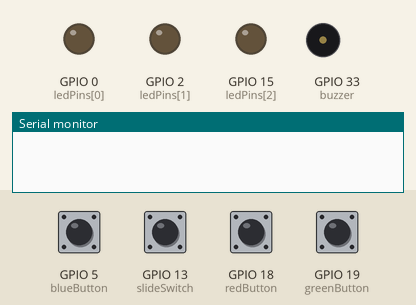
This sketch was run on a simulated ESP32. Parts: output pins drawn as LEDs (lit = HIGH), buzzer (waves = sounding), the last lines printed to the serial monitor. The test bench sets the inputs (shaded band); at power-on: GPIO 5 (blueButton), GPIO 13 (slideSwitch), GPIO 18 (redButton), GPIO 19 (greenButton) HIGH.

Above: at 1.2 s.
1.3 s: GPIO 5 (blueButton) pulled LOW for 0.15 s
At 2.1 s:
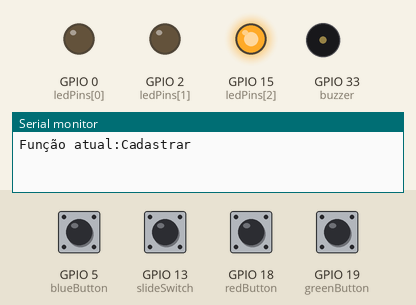
3.8 s: GPIO 18 (redButton) pulled LOW for 0.15 s
At 4.5 s:
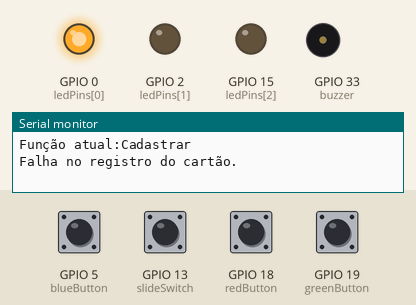
6.3 s: GPIO 19 (greenButton) pulled LOW for 0.15 s
At 7.1 s:
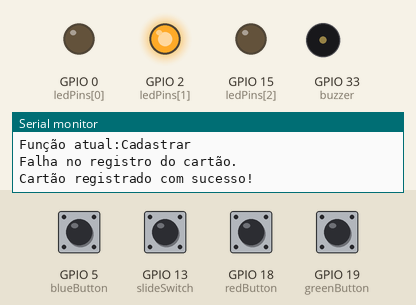
10.4 s: GPIO 5 (blueButton) pulled LOW for 1 s
At 10.53 s:
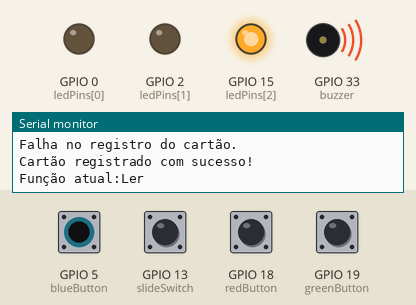
12.9 s: GPIO 18 (redButton) pulled LOW for 1 s
At 13.02 s:
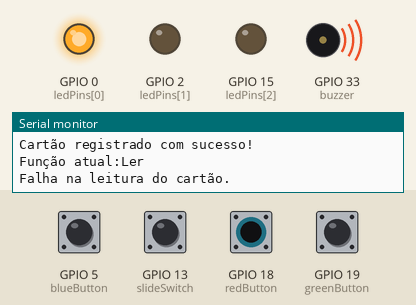
Timing chart, 0 to 15.9 s (numbered marks = the images above; inputs shaded):
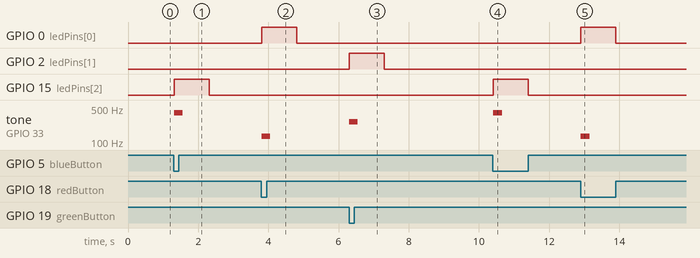

The sketch:

sketch.ino
```cpp
// Define variáveis para consulta e análise atual de estado
byte ledsOn[] = {0, 0, 0};

// Define as portas dos componentes
const byte slideSwitch = 13;
const byte ledPins[] = {0, 2, 15};
const byte greenButton = 19;
const byte redButton = 18;
const byte blueButton = 5;
const byte buzzer = 33;

// Define variáveis relacionadas ao intervalo de acender os Leds
unsigned long previousLedTime[] = {0, 0, 0};
const unsigned long ledInterval = 1000;

// Define variáveis booleanas para conferir estados
bool isBiometrics;
bool isRegistration;
bool previousSwitchState = HIGH;

// Função resposável por desligar os Leds Automáticamente
void turnOffLeds() {
  unsigned long currentTime = millis();
  for (int i = 0; i < 3; i++) {
    if (ledsOn[i] && (currentTime - previousLedTime[i] >= ledInterval)) {
      digitalWrite(ledPins[i], LOW);
      ledsOn[i] = 0;
    }
  }
}

// Função resposável por desligar o Led escolhido pelo parâmetro acompanhado
void turnOnLed(int ledNumber) {
  if (!ledsOn[ledNumber]) {
    digitalWrite(ledPins[ledNumber], HIGH);
    ledsOn[ledNumber] = 1;
    previousLedTime[ledNumber] = millis();
  }
}

// Função resposável por alterar o estado de Cadastro para Leitura e vice-versa
void trocarFuncao() {
  isRegistration = !isRegistration;
  turnOnLed(2);
  Serial.print("Função atual:");
  Serial.println(isRegistration ? "Cadastrar" : "Ler");
}

// Cria uma classe de Biometria
class Biometrics {
  public:
    Biometrics();
    // Métodos da função que recebem parâmetros booleanos
    void registerBiometrics(bool success);
    void readBiometrics(bool success);
};

// Construtor padrão da Classe
Biometrics::Biometrics() {}

// Define o método da classe lerBiometria Biometria que permite ver se a biometria foi resgistrada com sucesso
void Biometrics::registerBiometrics(bool success) {
  if (success) {
    turnOnLed(1);
    tone(buzzer, 262, 250);
    Serial.println("Biometria registrada com sucesso!");
  } else {
    turnOnLed(0);
    tone(buzzer, 131, 250);
    Serial.println("Falha no registro da biometria.");
  }
}

// Define o método lerBiometria da classe Biometria que permite ver se a biometria foi lida com sucesso
void Biometrics::readBiometrics(bool success) {
  if (success) {
    turnOnLed(1);
    tone(buzzer, 262, 250);
    Serial.println("Biometria lida com sucesso!");
  } else {
    turnOnLed(0);
    tone(buzzer, 131, 250);
    Serial.println("Falha na leitura da biometria.");
  }
}

// Cria a classe RFID
class RFID {
  public:
    RFID();
    void registerCard(bool success);
    void readCard(bool success);
};

// Construtor padrão da classe
RFID::RFID() {}

// Define o método registrarCartão da classe RFID que permite ver se o cartão foi registrado com sucesso
void RFID::registerCard(bool success) {
  if (success) {
    turnOnLed(1);
    tone(buzzer, 262, 250);
    Serial.println("Cartão registrado com sucesso!");
  } else {
    turnOnLed(0);
    tone(buzzer, 131, 250);
    Serial.println("Falha no registro do cartão.");
  }
}

// Define o método lerCartão da classe RFID que permite ver se o cartão foi lido com sucesso
void RFID::readCard(bool success) {
  if (success) {
    turnOnLed(1);
    tone(buzzer, 262, 250);
    Serial.println("Cartão lido com sucesso!");
  } else {
    turnOnLed(0);
    tone(buzzer, 131, 250);
    Serial.println("Falha na leitura do cartão.");
  }
}

// Inicialização de objetos
Biometrics biometrics;
RFID rfid;

// Configura as portas dos componentes no ESP32
void setup() {
  for (int i = 0; i < 3; i++) pinMode(ledPins[i], OUTPUT);
  pinMode(slideSwitch, INPUT_PULLUP);
  pinMode(greenButton, INPUT_PULLUP);
  pinMode(redButton, INPUT_PULLUP);
  pinMode(blueButton, INPUT_PULLUP);
  pinMode(buzzer, OUTPUT);
  Serial.begin(9600);
}

// Função que ficará em loop
void loop() {
  // Define que ao usar o Switch ele irá alterar o estado de uma variável booleana
  bool currentSwitchState = digitalRead(slideSwitch); // Variável de controle

  /* Se o estado do Switch foi alterado a função irá
    trocar a classe de Biometria para RFID
  */
  if (currentSwitchState != previousSwitchState) {
    Serial.print("O switch foi alterado para: ");
    Serial.println(currentSwitchState == LOW ? "Biometria" : "RFID");

    previousSwitchState = currentSwitchState;
  }

  // Caso o Switch esteja em estado LOW, será Biometria
  isBiometrics = digitalRead(slideSwitch) == LOW;

  // Condicional para ativar a troca de função de cadastro para leitura ou leitura para cadastro
  if (digitalRead(blueButton) == LOW) {
    trocarFuncao();
    tone(buzzer, 400, 250);
    delay(1000);
  }

  // Condicional que confere se a variável de controle é verdadeira ou falsa
  if (isBiometrics) {

    /* Condicional para acionar as funções de resgistrarBiometria e lerBiometria
    caso aperte o botão verde ou vermelho */
    if (digitalRead(greenButton) == LOW) {
      isRegistration ? biometrics.registerBiometrics(true) : biometrics.readBiometrics(true);
      delay(1000);
    }
    if (digitalRead(redButton) == LOW) {
      isRegistration ? biometrics.registerBiometrics(false) : biometrics.readBiometrics(false);
      delay(1000);
    }
  } else {
    /* Condicional para acionar as funções de resgistrarCartão e lerCartão
    caso aperte o botão verde ou vermelho */
    if (digitalRead(greenButton) == LOW) {
      isRegistration ? rfid.registerCard(true) : rfid.readCard(true);
      delay(1000);
    }
    if (digitalRead(redButton) == LOW) {
      isRegistration ? rfid.registerCard(false) : rfid.readCard(false);
      delay(1000);
    }
  }

  // Aciona a função de desligar os leds
  turnOffLeds();

  // Realiza uma pausa de 15 segundos no loop
  delay(15);
}
```

Measured:
- after the input at 1.3 s, GPIO 15 (ledPins[2]): LOW → HIGH at once, → LOW 1.0 s later; tone on GPIO 33 (buzzer): silent → 400 Hz at once, → silent 0.25 s later
- after the input at 3.8 s, GPIO 0 (ledPins[0]): LOW → HIGH at once, → LOW 1.0 s later; tone on GPIO 33 (buzzer): silent → 131 Hz at once, → silent 0.25 s later
- after the input at 6.3 s, GPIO 2 (ledPins[1]): LOW → HIGH at once, → LOW 1.0 s later; tone on GPIO 33 (buzzer): silent → 262 Hz at once, → silent 0.25 s later
- after the input at 10.4 s, GPIO 15 (ledPins[2]): LOW → HIGH at once, → LOW 1.0 s later; tone on GPIO 33 (buzzer): silent → 400 Hz at once, → silent 0.25 s later
- after the input at 12.9 s, GPIO 0 (ledPins[0]): LOW → HIGH at once, → LOW 1.0 s later; tone on GPIO 33 (buzzer): silent → 131 Hz at once, → silent 0.25 s later
